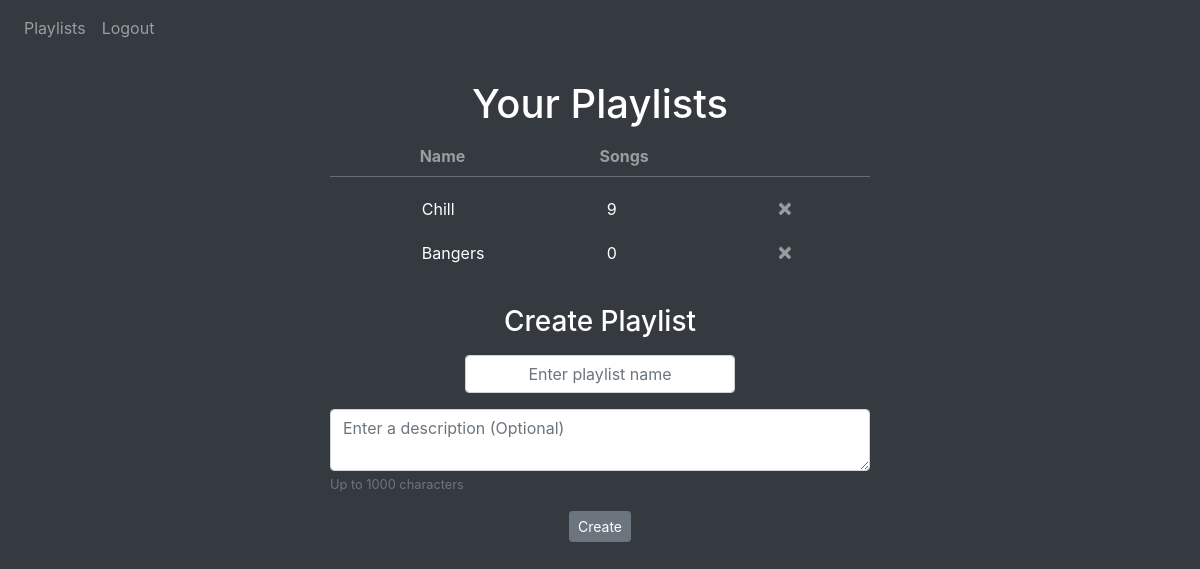
Screenshot of / (signed in) with the database file from the repository.
### website/models.py (models this page shows)
class Playlist(db.Model):
    id = db.Column(db.Integer, primary_key=True)
    name = db.Column(db.String(150))
    description = db.Column(db.String(1000))
    songs = db.Column(mutable_json_type(dbtype=db.JSON, nested=True))
    count = db.Column(db.Integer)
    user_id = db.Column(db.Integer, db.ForeignKey('user.id'))

### website/views.py (the view, shortened to what this page needs)
@views.route('/', methods=['GET', 'POST'])
@login_required
def playlists():
    return render_template("playlists.html", user=current_user)

### website/templates/playlists.html
{% extends "base.html" %} {% block title %}Playlists{% endblock %}
{% block content%}
    <br/>
    {% if user.playlists %}
        <h1 align="center" class="mb-3 text-white">Your Playlists</h1>
        <div class="container">
            <div class="mr-3 row mb-n2 justify-content-center">
                <div class="font-weight-bold col-2 text-white-50">Name</div>
                <div class="font-weight-bold col-2 text-white-50">Songs</div>
            </div>
            <hr class="w-50" style="border-top: 1px solid rgba(255, 255, 255, 0.25)"></hr>
        {% for playlist in user.playlists %}
            <div class="row justify-content-center">
                <p type = "button" class="mt-1 col-2 text-white" onclick="viewPlaylist({{playlist.id}})">{{ playlist.name }}</p>
                <p class="mt-1 col-2 text-white">{{ playlist.count }}</p>
                <button type="button" class="pb-3 close text-white-50" aria-label="Close" onclick="deletePlaylist({{playlist.id}})">&times;</button>
            </div>
        {% endfor %}
    {% endif %}
    <br/>
    <form method="POST">
        <h3 align="center" class="mb-3 text-white">Create Playlist</h3>
        <div class="mx-auto w-25 form-group">
            <input
                type="playlist_name"
                class="form-control text-center"
                id="playlist_name"
                name="playlist_name"
                placeholder="Enter playlist name"
            />
        </div>
        <div class="mx-auto w-50 form-group">
            <textarea name="playlist_description" id="playlist_description" class="form-control" placeholder="Enter a description (Optional)"></textarea>
            <small id="descHelp" class="text-muted">Up to 1000 characters</small>
        </div>
        <div align="center">
            <button type="submit" class="btn btn-secondary btn-sm">Create</button>
        </div>
    </form>
{% endblock %}

### rows the page displays
Playlist: name "Chill", count "9"
Playlist: name "Bangers", count "0"
